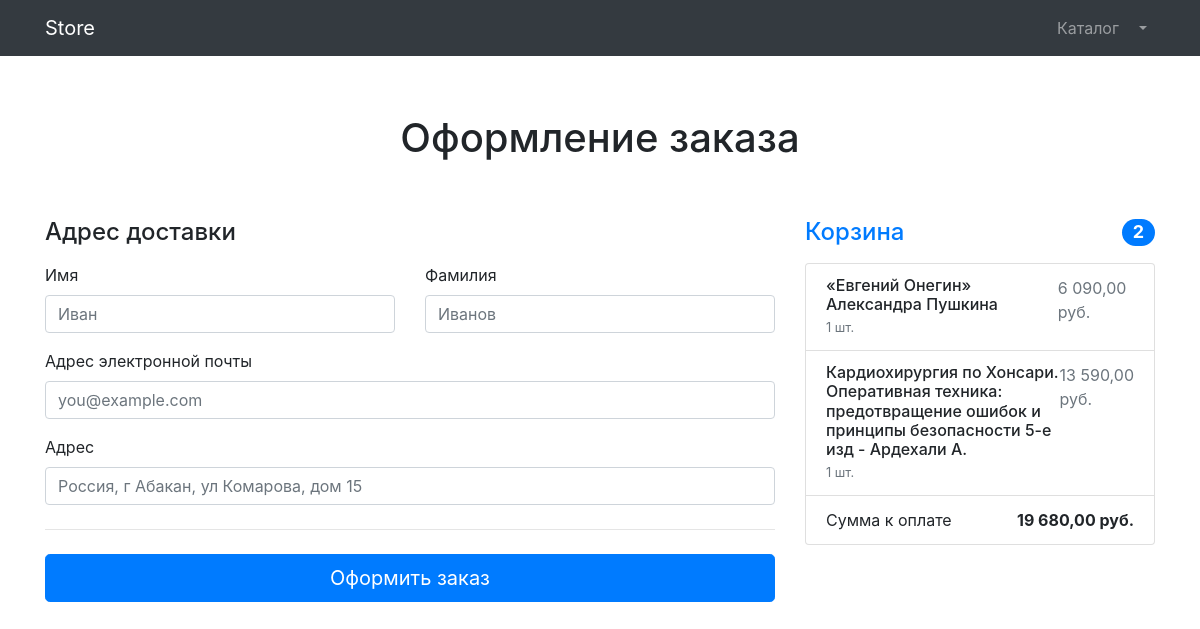
Screenshot of /orders/order-create/ (signed in) with the database file from the repository.
### products/models.py (models this page shows, shortened)
class Basket(models.Model):
    user = models.ForeignKey(to=User, on_delete=models.CASCADE)
    product = models.ForeignKey(to=Product, on_delete=models.CASCADE)
    quantity = models.PositiveSmallIntegerField(default=0)
    created_timestamp = models.DateTimeField(auto_now_add=True)
    objects = BasketQuerySet.as_manager()
    def sum(self):
        return self.product.price * self.quantity

class Product(models.Model):
    name = models.CharField(max_length=256)
    description = models.TextField()
    price = models.DecimalField(max_digits=7, decimal_places=2)
    quantity = models.PositiveIntegerField(default=0)
    image = models.ImageField(upload_to='products_images')
    category = models.ForeignKey(to=ProductCategory, on_delete=models.CASCADE)
    class Meta:
        verbose_name = 'продукт'
        verbose_name_plural = 'Продукты'

### orders/views.py (the view, shortened to what this page needs)
# urls.py: path('order-create/', OrderCreateView.as_view(), name='order_create'),
class OrderCreateView(TitleMixin, CreateView):
    template_name = 'orders/order-create.html'
    form_class = OrderForm
    success_url = reverse_lazy('orders:order_create')
    title = 'Store - Оформление заказа'

### orders/forms.py
class OrderForm(forms.ModelForm):
    first_name = forms.CharField(widget=forms.TextInput(attrs={'class': 'form-control', 'placeholder': 'Иван'}))
    last_name = forms.CharField(widget=forms.TextInput(attrs={'class': 'form-control', 'placeholder': 'Иванов'}))
    email = forms.EmailField(widget=forms.EmailInput(attrs={'class': 'form-control', 'placeholder': 'you@example.com'}))
    address = forms.CharField(widget=forms.TextInput(attrs={
        'class': 'form-control', 'placeholder': 'Россия, г Абакан, ул Комарова, дом 15',
    }))
    class Meta:
        model = Order
        fields = ('first_name', 'last_name', 'email', 'address')

### common/views.py (called while the page is built)
    def get_context_data(self, **kwargs):
        context = super(TitleMixin, self).get_context_data(**kwargs)
        context['title'] = self.title
        return context

### products/context_processors.py (called while the page is built)
def baskets(request):
    user = request.user
    return {'baskets': Basket.objects.filter(user=user) if user.is_authenticated else []}

### products/models.py (called while the page is built)
    def total_sum(self):
        return sum(basket.sum() for basket in self)

    def total_quantity(self):
        return sum(basket.quantity for basket in self)

### orders/templates/orders/order-create.html (shortened to what this page needs)
{% extends 'products/base.html' %}
{% load humanize %}
{% block content %}
<section>
    <div class="alert alert-warning text-center" role="alert">
    </div>
    <div class="container">
        <div class="py-5 text-center">
            <h1>Оформление заказа</h1>
        </div>
        <div class="row g-5">
            <div class="col-md-5 col-lg-4 order-md-last">
                <h4 class="d-flex justify-content-between align-items-center mb-3">
                    <span class="text-primary">Корзина</span>
                    <span class="badge badge-primary badge-pill text-white">{{ baskets.total_quantity }}</span>
                </h4>
                <ul class="list-group mb-3">
                    {% for basket in baskets %}
                    <li class="list-group-item d-flex justify-content-between lh-sm">
                        <div>
                            <h6 class="my-0">{{ basket.product.name }}</h6>
                            <small class="text-muted">{{ basket.quantity }} шт.</small>
                        </div>
                        <span class="text-muted">{{ basket.sum|intcomma }} руб.</span>
                    </li>
                    {% endfor %}
                    <li class="list-group-item d-flex justify-content-between">
                        <span>Сумма к оплате</span>
                        <strong>{{ baskets.total_sum|intcomma }} руб.</strong>
                    </li>
                </ul>
            </div>
            <div class="col-md-7 col-lg-8">
                <h4 class="mb-3">Адрес доставки</h4>
                <form action="{% url 'orders:order_create'%}" method="post">
                    <div class="row g-3">
                        <div class="col-sm-6">
                            <label for="{{ form.first_name.id_for_label }}" class="form-label">Имя</label>
                            {{ form.first_name }}
                        </div>
                        <div class="col-sm-6">
                            <label for="{{ form.last_name.id_for_label }}" class="form-label">Фамилия</label>
                            {{ form.last_name }}
                        </div>
                        <div class="col-12 mt-3">
                            <label for="{{ form.email.id_for_label }}" class="form-label">Адрес электронной почты</label>
                            {{ form.email }}
                        </div>
                        <div class="col-12 mt-3">
                            <label for="{{ form.email.address }}" class="form-label">Адрес</label>
                            {{ form.address }}
                        </div>
                    </div>
                    <hr class="my-4">
                    <a class="w-100 btn btn-primary btn-lg" href="{% url 'orders:order_success' %}" type="submit">
                        Оформить заказ
                    </a>
                </form>
            </div>
        </div>
    </div>
</section>
{% endblock %}

### rows the page displays
Basket: total_quantity "2", product.name "«Евгений Онегин» Александра Пушкина", quantity "1", sum "6 090,00", total_sum "19 680,00"
Basket: product.name "Кардиохирургия по Хонсари. Оперативная техника: предотвращение ошибок и принципы безопасности 5-е изд - Ардехали А.", quantity "1", sum "13 590,00"
